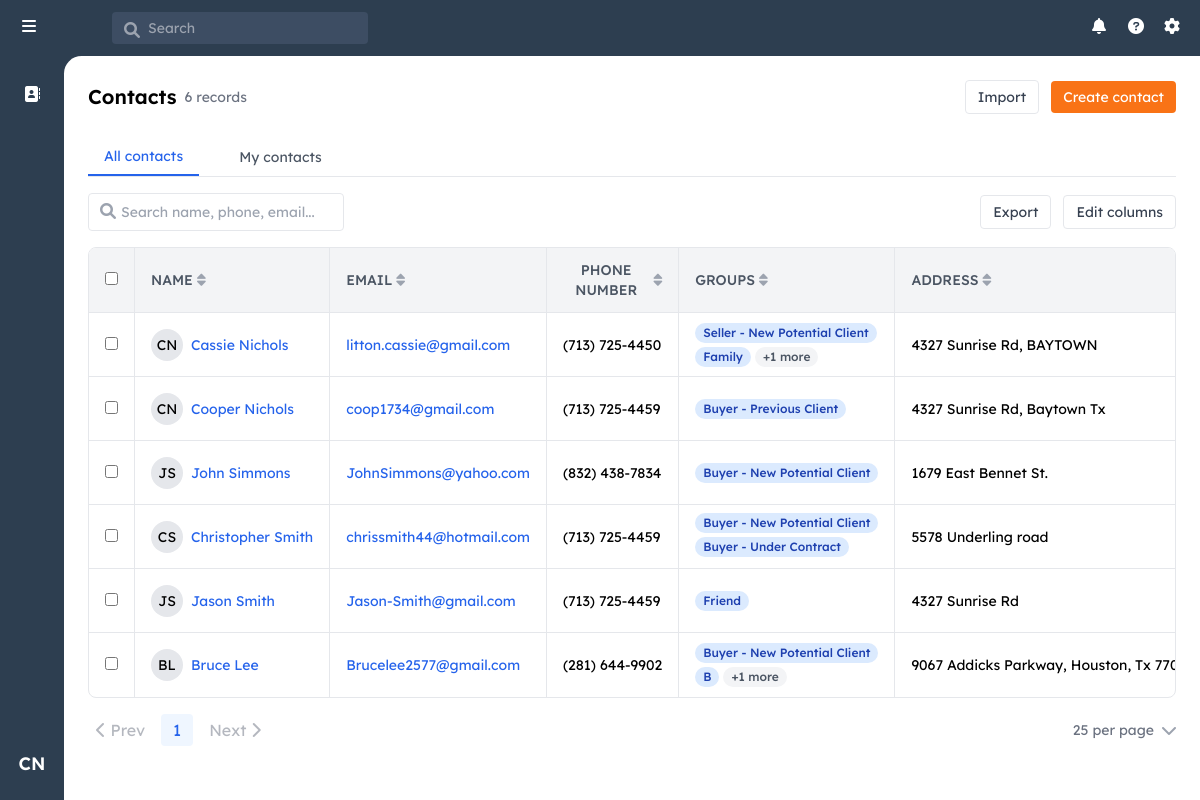
Screenshot of / (signed in) with the database file from the repository.
### models.py (models this page shows, shortened)
class User(UserMixin, db.Model):
    id = db.Column(db.Integer, primary_key=True)
    username = db.Column(db.String(80), unique=True, nullable=False)
    email = db.Column(db.String(120), unique=True, nullable=False)
    password_hash = db.Column(db.String(128))
    first_name = db.Column(db.String(80), nullable=False)
    last_name = db.Column(db.String(80), nullable=False)
    role = db.Column(db.String(20), nullable=False, default='agent')
    created_at = db.Column(db.DateTime, nullable=False, default=datetime.utcnow)
    last_login = db.Column(db.DateTime)
    contacts = db.relationship('Contact', backref='owner', lazy=True)

class Contact(db.Model):
    id = db.Column(db.Integer, primary_key=True)
    user_id = db.Column(db.Integer, db.ForeignKey('user.id'), nullable=False)
    first_name = db.Column(db.String(80), nullable=False)
    last_name = db.Column(db.String(80), nullable=False)
    email = db.Column(db.String(120))
    phone = db.Column(db.String(20))
    address = db.Column(db.String(200))
    notes = db.Column(db.Text)
    created_at = db.Column(db.DateTime, nullable=False, default=datetime.utcnow)
    updated_at = db.Column(db.DateTime, nullable=False, default=datetime.utcnow,
                           onupdate=datetime.utcnow)
    groups = db.relationship('ContactGroup',
                           secondary=contact_groups,
                           back_populates='contacts',
                           lazy='joined')

class ContactGroup(db.Model):
    id = db.Column(db.Integer, primary_key=True)
    name = db.Column(db.String(100), unique=True, nullable=False)
    category = db.Column(db.String(50), nullable=False)
    sort_order = db.Column(db.Integer, nullable=False)
    created_at = db.Column(db.DateTime, nullable=False, default=datetime.utcnow)
    contacts = db.relationship('Contact',
                             secondary=contact_groups,
                             back_populates='groups',
                             lazy='dynamic')

### app.py (the view)
    @app.route('/')
    @login_required
    def index():
        contacts = Contact.query.filter_by(user_id=current_user.id).all() if not current_user.role == 'admin' \
            else Contact.query.all()
        return render_template('index.html', contacts=contacts)

### templates/index.html (shortened to what this page needs)
{% extends "base.html" %}
{% block content %}
<div class="p-6">
    <div class="flex justify-between items-center mb-6">
        <div class="flex items-center space-x-2">
            <h1 class="text-xl font-semibold">Contacts</h1>
            <span class="text-sm text-gray-500">{{ contacts|length }} record{% if contacts|length != 1 %}s{% endif %}</span>
        </div>
        <div class="flex items-center space-x-3">
            <button class="text-sm px-3 py-1.5 border rounded text-gray-700 hover:bg-gray-50">
                Import
            </button>
            <a href="{{ url_for('create_contact') }}" class="text-sm px-3 py-1.5 bg-orange-500 text-white rounded hover:bg-orange-600">
                Create contact
            </a>
        </div>
    </div>
    <div class="border-b mb-4">
        <div class="flex space-x-6">
            <button class="px-4 py-2 text-sm text-blue-600 border-b-2 border-blue-600">
                All contacts
            </button>
            <button class="px-4 py-2 text-sm text-gray-600 hover:text-gray-800">
                My contacts
            </button>
        </div>
    </div>
    <div class="mb-4 flex items-center justify-between">
        <div class="relative">
            <input
                type="text"
                placeholder="Search name, phone, email..."
                class="w-64 pl-8 pr-4 py-2 border rounded text-sm"
            >
            <i class="fas fa-search absolute left-3 top-2.5 text-gray-400"></i>
        </div>
        <div class="flex items-center space-x-3">
            <button class="text-sm px-3 py-1.5 border rounded text-gray-700 hover:bg-gray-50">
                Export
            </button>
            <button class="text-sm px-3 py-1.5 border rounded text-gray-700 hover:bg-gray-50">
                Edit columns
            </button>
        </div>
    </div>
    <div class="border rounded-lg overflow-hidden">
        <table class="w-full">
            <thead class="bg-gray-100 text-sm border-b">
                <tr>
                    <th class="w-8 px-4 py-3">
                        <input type="checkbox" class="rounded">
                    </th>
                    <th class="w-64 px-4 py-3 font-medium text-gray-600 border-l text-sm">
                        <div class="flex items-center space-x-1">
                            <span>NAME</span>
                            <i class="fas fa-sort text-gray-400 hover:text-gray-600 cursor-pointer"></i>
                        </div>
                    </th>
                    <th class="w-48 px-4 py-3 font-medium text-gray-600 border-l text-sm">
                        <div class="flex items-center space-x-1">
                            <span>EMAIL</span>
                            <i class="fas fa-sort text-gray-400 hover:text-gray-600 cursor-pointer"></i>
                        </div>
                    </th>
                    <th class="w-40 px-4 py-3 font-medium text-gray-600 border-l text-sm">
                        <div class="flex items-center space-x-1">
                            <span>PHONE NUMBER</span>
                            <i class="fas fa-sort text-gray-400 hover:text-gray-600 cursor-pointer"></i>
                        </div>
                    </th>
                    <th class="w-64 px-4 py-3 font-medium text-gray-600 border-l text-sm">
                        <div class="flex items-center space-x-1">
                            <span>GROUPS</span>
                            <i class="fas fa-sort text-gray-400 hover:text-gray-600 cursor-pointer"></i>
                        </div>
                    </th>
                    <th class="w-48 px-4 py-3 font-medium text-gray-600 border-l text-sm">
                        <div class="flex items-center space-x-1">
                            <span>ADDRESS</span>
                            <i class="fas fa-sort text-gray-400 hover:text-gray-600 cursor-pointer"></i>
                        </div>
                    </th>
                </tr>
            </thead>
            <tbody class="divide-y text-sm">
                {% for contact in contacts %}
                <tr class="hover:bg-gray-50 h-16">
                    <td class="px-4">
                        <input type="checkbox" class="rounded">
                    </td>
                    <td class="px-4 border-l">
                        <div class="flex items-center">
                            <div class="w-8 h-8 rounded-full bg-gray-200 flex items-center justify-center text-sm mr-2 flex-shrink-0">
                                {{ contact.first_name[0] }}{{ contact.last_name[0] }}
                            </div>
                            <a href="{{ url_for('view_contact', contact_id=contact.id) }}"
                               class="text-blue-600 hover:text-blue-800 text-sm overflow-hidden overflow-ellipsis whitespace-nowrap max-w-[180px]">
                                {{ contact.first_name }} {{ contact.last_name }}
                            </a>
                        </div>
                    </td>
                    <td class="px-4 border-l">
                        <div class="overflow-hidden overflow-ellipsis whitespace-nowrap text-blue-600">
                            {{ contact.email or '--' }}
                        </div>
                    </td>
                    <td class="px-4 border-l">
                        <div class="overflow-hidden overflow-ellipsis whitespace-nowrap">
                            {{ contact.phone or '--' }}
                        </div>
                    </td>
                    <td class="px-4 border-l relative">
                        <div class="flex flex-wrap gap-1 max-h-12 overflow-hidden relative">
                            {% for group in contact.groups[:2] %}
                                <span class="inline-flex items-center px-2 py-0.5 rounded-full text-xs font-medium bg-blue-100 text-blue-800 whitespace-nowrap">
                                    {{ group.name }}
                                </span>
                            {% else %}
                                --
                            {% endfor %}
                            {% if contact.groups|length > 2 %}
                                <span class="inline-flex items-center px-2 py-0.5 rounded-full text-xs font-medium bg-gray-100 text-gray-600">
                                    +{{ contact.groups|length - 2 }} more
                                </span>
                            {% endif %}
                        </div>
                    </td>
                    <td class="px-4 border-l relative group">
                        <div class="overflow-hidden overflow-ellipsis whitespace-nowrap">
                            {{ contact.address or '--' }}
                        </div>
                    </td>
                </tr>
                {% else %}
                <tr>
                    <td colspan="8" class="px-4 py-8 text-center text-gray-500 text-sm">
                        No contacts found. Click "Create contact" to add one.
                    </td>
                </tr>
                {% endfor %}
            </tbody>
        </table>
    </div>
    <div class="flex items-center justify-between mt-4">
        <div class="flex items-center space-x-2">
            <button class="px-2 py-1 text-gray-500 disabled:opacity-50" disabled>
                <i class="fas fa-chevron-left"></i> Prev
            </button>
            <span class="px-3 py-1 bg-blue-50 text-blue-600 rounded">1</span>
            <button class="px-2 py-1 text-gray-500 disabled:opacity-50" disabled>
                Next <i class="fas fa-chevron-right"></i>
            </button>
        </div>
        <div class="flex items-center space-x-2">
            <span class="text-sm text-gray-500">25 per page</span>
            <i class="fas fa-chevron-down text-gray-400"></i>
        </div>
    </div>
</div>
{% endblock %}

### templates/base.html (shortened to what this page needs)
<!DOCTYPE html>
<html lang="en">
<head>
    <script src="https://cdn.tailwindcss.com"></script>
    <link rel="stylesheet" href="https://cdnjs.cloudflare.com/ajax/libs/font-awesome/6.0.0/css/all.min.css">
</head>
<body class="h-screen flex flex-col bg-[#2d3e50]">
<header class="text-white h-14 flex items-center justify-between">
    <div class="flex items-center space-x-12">
        <div class="w-16 flex justify-center">
            <i class="fas fa-bars h-5 w-5"></i>
        </div>
        <div class="relative">
            <i class="fas fa-search h-4 w-4 absolute left-3 top-2.5 text-gray-400"></i>
            <input
                type="text"
                placeholder="Search"
                class="bg-[#3d4d63] text-sm rounded pl-9 pr-4 py-1.5 w-64 focus:outline-none"
            >
        </div>
    </div>
    <div class="flex items-center space-x-4 pr-4 relative">
        <i class="fas fa-bell h-5 w-5"></i>
        <i class="fas fa-question-circle h-5 w-5"></i>
        <i class="fas fa-cog h-5 w-5"></i>
    </div>
</header>
<div class="flex flex-1 overflow-hidden relative">
    <aside class="w-16 flex flex-col items-center py-4 z-10">
        <a href="{{ url_for('index') }}" class="p-2.5 rounded-lg hover:bg-[#3d4d63] mb-2">
            <i class="fas fa-address-book text-white"></i>
        </a>
        {% if current_user.is_authenticated %}
            <div class="relative group">
                <button
                    id="userIcon"
                    class="w-10 h-10 rounded-full hover:bg-[#3d4d63] text-white flex items-center justify-center text-lg font-semibold transition-colors duration-200"
                >
                    {{ current_user.first_name[0] }}{{ current_user.last_name[0] }}
                </button>
            </div>
        {% endif %}
    </aside>
    <main class="flex-1 overflow-auto bg-white absolute inset-0 ml-16 rounded-tl-[1.1rem]">
        {% block content %}{% endblock %}
    </main>
</div>
</body>
</html>

### templates/base.html (style rules this page uses)
body { font-family: "Lexend Deca", Helvetica, Arial, sans-serif; }

### rows the page displays
User: first_name "C", last_name "N"
Contact: first_name "C", last_name "N", first_name "Cassie", last_name "Nichols", email "litton.cassie@gmail.com", phone "(713) 725-4450", groups|length "1", address "4327 Sunrise Rd, BAYTOWN"
ContactGroup: name "Seller - New Potential Client"
ContactGroup: name "Family"
Contact: first_name "C", last_name "N", first_name "Cooper", last_name "Nichols", email "coop1734@gmail.com", phone "(713) 725-4459", address "4327 Sunrise Rd, Baytown Tx"
ContactGroup: name "Buyer - Previous Client"
Contact: first_name "J", last_name "S", first_name "John", last_name "Simmons", email "JohnSimmons@yahoo.com", phone "(832) 438-7834", address "1679 East Bennet St."
ContactGroup: name "Buyer - New Potential Client"
Contact: first_name "C", last_name "S", first_name "Christopher", last_name "Smith", email "chrissmith44@hotmail.com", phone "(713) 725-4459", address "5578 Underling road"
ContactGroup: name "Buyer - Under Contract"
Contact: first_name "J", last_name "S", first_name "Jason", last_name "Smith", email "Jason-Smith@gmail.com", phone "(713) 725-4459", address "4327 Sunrise Rd"
ContactGroup: name "Friend"
Contact: first_name "B", last_name "L", first_name "Bruce", last_name "Lee", email "Brucelee2577@gmail.com", phone "(281) 644-9902", groups|length "1", address "9067 Addicks Parkway, Houston, Tx…"
ContactGroup: name "B"

### other values shown
{{ contacts|length }} "6"
